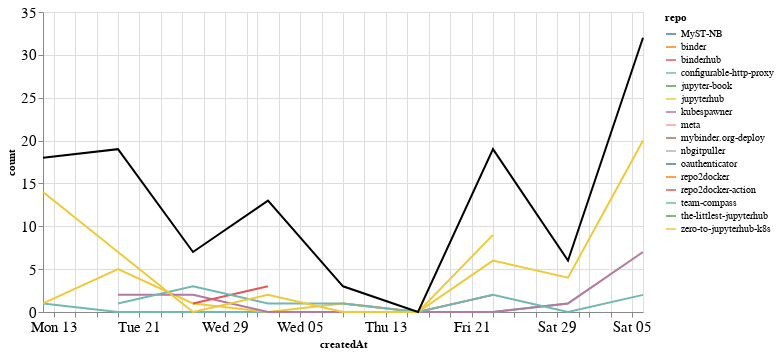

Here is the notebook cell this chart was saved with:
### Markdown cell above
## Comments

### Code cell
comments_time = comments.groupby('repo').resample('W', on='createdAt').count()['author'].reset_index()
comments_time = comments_time.rename(columns={'author': 'count'})
comments_time_total = comments_time.groupby('createdAt').agg({"count": "sum"}).reset_index()
ch1 = alt.Chart(comments_time, width=600).mark_line().encode(
    x='createdAt',
    y='count',
    color='repo',
    tooltip="repo"
)

ch2 = alt.Chart(comments_time_total, width=600).mark_line(color="black").encode(
    x='createdAt',
    y='count',
)

ch1 + ch2

### Figure 1 — Vega-Lite specification as saved in the notebook (floating-point values rounded to 4 significant figures)
{"config": {"axisLeft": {"labelFontSize": 15}, "axisBottom": {"labelFontSize": 15}}, "layer": [{"data": {"name": "data-292dfc32ebb2107abccd8a8ed8540323"}, "mark": "line", "encoding": {"color": {"type": "nominal", "field": "repo"}, "tooltip": {"type": "nominal", "field": "repo"}, "x": {"type": "temporal", "field": "createdAt"}, "y": {"type": "quantitative", "field": "count"}}, "width": 600}, {"data": {"name": "data-d46adffae4efc984d159f86157e62737"}, "mark": {"type": "line", "color": "black"}, "encoding": {"x": {"type": "temporal", "field": "createdAt"}, "y": {"type": "quantitative", "field": "count"}}, "width": 600}], "$schema": "https://vega.github.io/schema/vega-lite/v4.8.1.json", "datasets": {"data-292dfc32ebb2107abccd8a8ed8540323": [{"repo": "MyST-NB", "createdAt": "2020-08-02T00:00:00", "count": 2}, {"repo": "binder", "createdAt": "2020-07-19T00:00:00", "count": 2}, {"repo": "binderhub", "createdAt": "2020-08-09T00:00:00", "count": 1}, {"repo": "binderhub", "createdAt": "2020-08-16T00:00:00", "count": 0}, {"repo": "binderhub", "createdAt": "2020-08-23T00:00:00", "count": 2}, {"repo": "configurable-http-proxy", "createdAt": "2020-07-12T00:00:00", "count": 1}, {"repo": "configurable-http-proxy", "createdAt": "2020-07-19T00:00:00", "count": 0}, {"repo": "configurable-http-proxy", "createdAt": "2020-07-26T00:00:00", "count": 0}, {"repo": "configurable-http-proxy", "createdAt": "2020-08-02T00:00:00", "count": 0}, {"repo": "configurable-http-proxy", "createdAt": "2020-08-09T00:00:00", "count": 0}, {"repo": "configurable-http-proxy", "createdAt": "2020-08-16T00:00:00", "count": 0}, {"repo": "configurable-http-proxy", "createdAt": "2020-08-23T00:00:00", "count": 0}, {"repo": "configurable-http-proxy", "createdAt": "2020-08-30T00:00:00", "count": 1}, {"repo": "jupyter-book", "createdAt": "2020-07-12T00:00:00", "count": 1}, {"repo": "jupyterhub", "createdAt": "2020-07-12T00:00:00", "count": 1}, {"repo": "jupyterhub", "createdAt": "2020-07-19T00:00:00", "count": 5}, {"repo": "jupyterhub", "createdAt": "2020-07-26T00:00:00", "count": 1}, {"repo": "jupyterhub", "createdAt": "2020-08-02T00:00:00", "count": 0}, {"repo": "jupyterhub", "createdAt": "2020-08-09T00:00:00", "count": 1}, {"repo": "jupyterhub", "createdAt": "2020-08-16T00:00:00", "count": 0}, {"repo": "jupyterhub", "createdAt": "2020-08-23T00:00:00", "count": 9}, {"repo": "kubespawner", "createdAt": "2020-07-19T00:00:00", "count": 2}, {"repo": "kubespawner", "createdAt": "2020-07-26T00:00:00", "count": 2}, {"repo": "kubespawner", "createdAt": "2020-08-02T00:00:00", "count": 0}, {"repo": "kubespawner", "createdAt": "2020-08-09T00:00:00", "count": 0}, {"repo": "kubespawner", "createdAt": "2020-08-16T00:00:00", "count": 0}, {"repo": "kubespawner", "createdAt": "2020-08-23T00:00:00", "count": 0}, {"repo": "kubespawner", "createdAt": "2020-08-30T00:00:00", "count": 1}, {"repo": "kubespawner", "createdAt": "2020-09-06T00:00:00", "count": 7}, {"repo": "meta", "createdAt": "2020-07-19T00:00:00", "count": 2}, {"repo": "mybinder.org-deploy", "createdAt": "2020-07-12T00:00:00", "count": 1}, {"repo": "nbgitpuller", "createdAt": "2020-08-02T00:00:00", "count": 5}, {"repo": "oauthenticator", "createdAt": "2020-09-06T00:00:00", "count": 1}, {"repo": "repo2docker", "createdAt": "2020-09-06T00:00:00", "count": 1}, {"repo": "repo2docker-action", "createdAt": "2020-07-26T00:00:00", "count": 1}, {"repo": "repo2docker-action", "createdAt": "2020-08-02T00:00:00", "count": 3}, {"repo": "team-compass", "createdAt": "2020-07-19T00:00:00", "count": 1}, {"repo": "team-compass", "createdAt": "2020-07-26T00:00:00", "count": 3}, {"repo": "team-compass", "createdAt": "2020-08-02T00:00:00", "count": 1}, {"repo": "team-compass", "createdAt": "2020-08-09T00:00:00", "count": 1}, {"repo": "team-compass", "createdAt": "2020-08-16T00:00:00", "count": 0}, {"repo": "team-compass", "createdAt": "2020-08-23T00:00:00", "count": 2}, {"repo": "team-compass", "createdAt": "2020-08-30T00:00:00", "count": 0}, {"repo": "team-compass", "createdAt": "2020-09-06T00:00:00", "count": 2}, {"repo": "the-littlest-jupyterhub", "createdAt": "2020-09-06T00:00:00", "count": 1}, {"repo": "zero-to-jupyterhub-k8s", "createdAt": "2020-07-12T00:00:00", "count": 14}, {"repo": "zero-to-jupyterhub-k8s", "createdAt": "2020-07-19T00:00:00", "count": 7}, {"repo": "zero-to-jupyterhub-k8s", "createdAt": "2020-07-26T00:00:00", "count": 0}, {"repo": "zero-to-jupyterhub-k8s", "createdAt": "2020-08-02T00:00:00", "count": 2}, {"repo": "zero-to-jupyterhub-k8s", "createdAt": "2020-08-09T00:00:00", "count": 0}, {"repo": "zero-to-jupyterhub-k8s", "createdAt": "2020-08-16T00:00:00", "count": 0}, {"repo": "zero-to-jupyterhub-k8s", "createdAt": "2020-08-23T00:00:00", "count": 6}, {"repo": "zero-to-jupyterhub-k8s", "createdAt": "2020-08-30T00:00:00", "count": 4}, {"repo": "zero-to-jupyterhub-k8s", "createdAt": "2020-09-06T00:00:00", "count": 20}], "data-d46adffae4efc984d159f86157e62737": [{"createdAt": "2020-07-12T00:00:00", "count": 18}, {"createdAt": "2020-07-19T00:00:00", "count": 19}, {"createdAt": "2020-07-26T00:00:00", "count": 7}, {"createdAt": "2020-08-02T00:00:00", "count": 13}, {"createdAt": "2020-08-09T00:00:00", "count": 3}, {"createdAt": "2020-08-16T00:00:00", "count": 0}, {"createdAt": "2020-08-23T00:00:00", "count": 19}, {"createdAt": "2020-08-30T00:00:00", "count": 6}, {"createdAt": "2020-09-06T00:00:00", "count": 32}]}}
